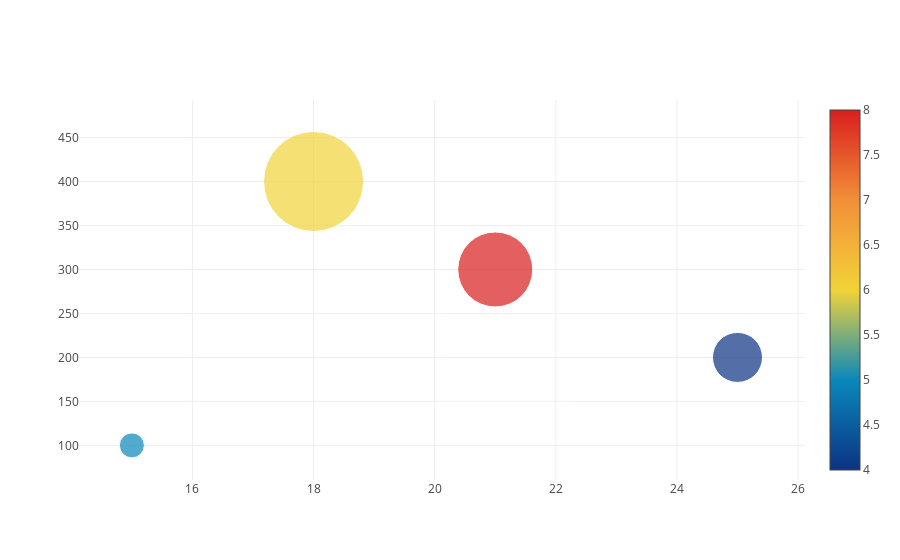

Source (notebook cell):
### Code cell
data = [trace]
offline.iplot(data)

### Figure 1 — Plotly figure (JSON) as saved in the notebook; plotly's stock layout.template omitted (floating-point values rounded to 4 significant figures)
{"data": [{"marker": {"color": [5, 6, 8, 4], "colorscale": "Portland", "showscale": true, "size": [25, 100, 75, 50]}, "mode": "markers", "type": "scatter", "uid": "fb5b047c-e4a5-47f2-b7f2-447eeb6c0059", "x": [15, 18, 21, 25], "y": [100, 400, 300, 200]}], "layout": {}}
